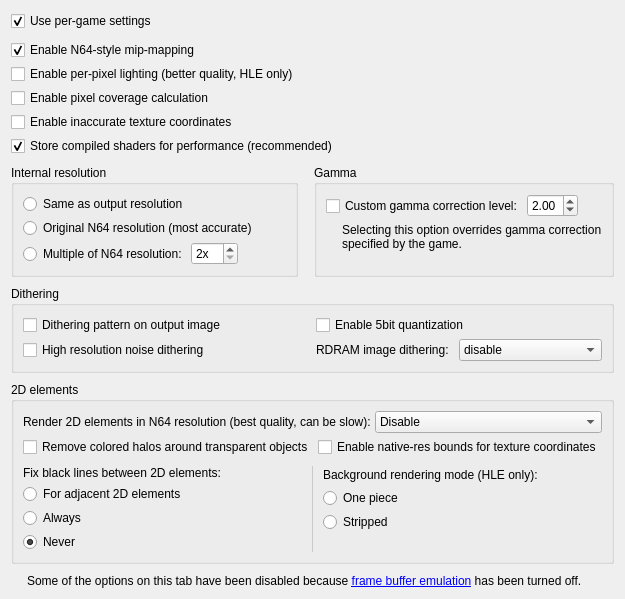
     <widget class="QWidget" name="emulationTab">
      <attribute name="title">
       <string>Emulation</string>
      </attribute>
      <layout class="QVBoxLayout" name="verticalLayout">
       <property name="spacing">
        <number>10</number>
       </property>
       <item>
        <layout class="QVBoxLayout" name="verticalLayout_30">
         <property name="spacing">
          <number>9</number>
         </property>
         <item>
          <widget class="QCheckBox" name="customSettingsCheckBox">
           <property name="sizePolicy">
            <sizepolicy hsizetype="Preferred" vsizetype="Fixed">
             <horstretch>0</horstretch>
             <verstretch>0</verstretch>
            </sizepolicy>
           </property>
           <property name="toolTip">
            <string>&lt;html&gt;&lt;head/&gt;&lt;body&gt;&lt;p&gt;When enabled, all non-default values of settings are stored individually for each game.&lt;/p&gt;&lt;p&gt;When a game is running, settings are displayed and saved for the currently running game.&lt;/p&gt;&lt;p&gt;&lt;span style=&quot; font-weight:600;&quot;&gt;Note:&lt;/span&gt; GLideN64 already contains settings for the optimal performance of most games. Be careful when altering options on 'Emulation' and 'Frame buffer' tab.&lt;/p&gt;&lt;p&gt;[Recommended: &lt;span style=&quot; font-style:italic;&quot;&gt;Checked&lt;/span&gt;]&lt;/p&gt;&lt;/body&gt;&lt;/html&gt;</string>
           </property>
           <property name="text">
            <string>Use per-game settings</string>
           </property>
           <property name="checked">
            <bool>true</bool>
           </property>
          </widget>
         </item>
         <item>
          <widget class="QFrame" name="emulationOptionsFrame">
           <layout class="QVBoxLayout" name="verticalLayout_47">
            <property name="spacing">
             <number>4</number>
            </property>
            <property name="leftMargin">
             <number>0</number>
            </property>
            <property name="topMargin">
             <number>0</number>
            </property>
            <property name="rightMargin">
             <number>0</number>
            </property>
            <property name="bottomMargin">
             <number>0</number>
            </property>
            <item>
             <widget class="QCheckBox" name="emulateLodCheckBox">
              <property name="sizePolicy">
               <sizepolicy hsizetype="Preferred" vsizetype="Minimum">
                <horstretch>0</horstretch>
                <verstretch>0</verstretch>
               </sizepolicy>
              </property>
              <property name="toolTip">
               <string>&lt;html&gt;&lt;head/&gt;&lt;body&gt;&lt;p&gt;The N64 uses a unique method of mip-mapping that's difficult to reproduce correctly on PCs. When checked, this option emulates N64-accurate mip-mapping. When unchecked, some games have sharper distant textures.&lt;/p&gt;&lt;p&gt;[Recommended: &lt;span style=&quot; font-style:italic;&quot;&gt;Checked&lt;/span&gt;]&lt;/p&gt;&lt;/body&gt;&lt;/html&gt;</string>
              </property>
              <property name="text">
               <string>Enable N64-style mip-mapping</string>
              </property>
              <property name="checked">
               <bool>true</bool>
              </property>
             </widget>
            </item>
            <item>
             <widget class="QCheckBox" name="enableHWLightingCheckBox">
              <property name="toolTip">
               <string>&lt;html&gt;&lt;head/&gt;&lt;body&gt;&lt;p&gt;In N64 games lighting is calculated per vertex. This option enables Phong shading, which provides smoother and more realistic lighting.&lt;br/&gt;&lt;br/&gt;[Recommended: &lt;span style=&quot; font-style:italic;&quot;&gt;Your preference&lt;/span&gt;]&lt;/p&gt;&lt;/body&gt;&lt;/html&gt;</string>
              </property>
              <property name="text">
               <string>Enable per-pixel lighting (better quality, HLE only)</string>
              </property>
             </widget>
            </item>
            <item>
             <widget class="QCheckBox" name="enableCoverageCheckBox">
              <property name="toolTip">
               <string>&lt;html&gt;&lt;head/&gt;&lt;body&gt;&lt;p&gt;&lt;span style=&quot; font-weight:600;&quot;&gt;Enable pixel coverage calculation. &lt;/span&gt;&lt;/p&gt;&lt;p&gt;Enables approximated pixel coverage calculation. N64 uses pixel coverage for anti-aliasing and in some special blending modes. Some games have wire-frame mode aka 'pen and ink' mode. This mode also needs pixel coverage calculated. &lt;/p&gt;&lt;p&gt;[Recommended: Checked, unless performance is hurt]&lt;/p&gt;&lt;/body&gt;&lt;/html&gt;</string>
              </property>
              <property name="text">
               <string>Enable pixel coverage calculation</string>
              </property>
             </widget>
            </item>
            <item>
             <widget class="QCheckBox" name="enableInaccurateTextureCoordinatesCheckBox">
              <property name="toolTip">
               <string>&lt;html&gt;&lt;head/&gt;&lt;body&gt;&lt;p&gt;&lt;span style=&quot; font-weight:600;&quot;&gt;Enable inaccurate texture coordinates. &lt;/span&gt;&lt;/p&gt;&lt;p&gt;Enables inaccurate texture coordinate calculations. This can improve performance and texture pack compatibity at the cost of accuracy.&lt;/p&gt;&lt;p&gt;[Recommended: Unchecked, unless performance is hurt or for texture pack compatibility]&lt;/p&gt;&lt;/body&gt;&lt;/html&gt;</string>
              </property>
              <property name="text">
               <string>Enable inaccurate texture coordinates</string>
              </property>
             </widget>
            </item>
            <item>
             <widget class="QCheckBox" name="enableShadersStorageCheckBox">
              <property name="toolTip">
               <string>&lt;html&gt;&lt;head/&gt;&lt;body&gt;&lt;p&gt;Use persistent storage for compiled shader programs.&lt;br/&gt;Each game uses a set of combiners. A combiner is an equation that defines how to build output color from various color inputs. GLideN64 translates shaders, and compiles shader programs on the fly. Shaders are large and complex. If the game uses several new combiners, compiling new shaders will take time and result in stuttering. When this option is checked, these shaders are saved so they're not recompiled the next time you run the game.&lt;/p&gt;&lt;p&gt;[Recommended: &lt;span style=&quot; font-style:italic;&quot;&gt;Checked&lt;/span&gt;]&lt;/p&gt;&lt;/body&gt;&lt;/html&gt;</string>
              </property>
              <property name="text">
               <string>Store compiled shaders for performance (recommended)</string>
              </property>
              <property name="checked">
               <bool>true</bool>
              </property>
             </widget>
            </item>
           </layout>
          </widget>
         </item>
         <item>
          <layout class="QHBoxLayout" name="horizontalLayout_20">
           <property name="spacing">
            <number>16</number>
           </property>
           <item>
            <widget class="QGroupBox" name="factorGroupBox">
             <property name="toolTip">
              <string>&lt;html&gt;&lt;head/&gt;&lt;body&gt;&lt;p&gt;This option sets the output render buffer size. By default, the render buffer is set to the &lt;span style=&quot; font-weight:600;&quot;&gt;Same as output resolution&lt;/span&gt;, but you can set it to the &lt;span style=&quot; font-weight:600;&quot;&gt;Original N64 resolution&lt;/span&gt; or a &lt;span style=&quot; font-weight:600;&quot;&gt;Multiple of N64 resolution&lt;/span&gt;.&lt;/p&gt;&lt;/body&gt;&lt;/html&gt;</string>
             </property>
             <property name="title">
              <string>Internal resolution</string>
             </property>
             <layout class="QVBoxLayout" name="verticalLayout_56">
              <property name="spacing">
               <number>4</number>
              </property>
              <item>
               <widget class="QRadioButton" name="factor0xRadioButton">
                <property name="text">
                 <string>Same as output resolution</string>
                </property>
                <attribute name="buttonGroup">
                 <string notr="true">factorButtonGroup</string>
                </attribute>
               </widget>
              </item>
              <item>
               <widget class="QRadioButton" name="factor1xRadioButton">
                <property name="text">
                 <string>Original N64 resolution (most accurate)</string>
                </property>
                <attribute name="buttonGroup">
                 <string notr="true">factorButtonGroup</string>
                </attribute>
               </widget>
              </item>
              <item>
               <layout class="QHBoxLayout" name="horizontalLayout_27">
                <item>
                 <layout class="QHBoxLayout" name="horizontalLayout_2">
                  <property name="topMargin">
                   <number>2</number>
                  </property>
                  <item>
                   <widget class="QRadioButton" name="factorXxRadioButton">
                    <property name="text">
                     <string>Multiple of N64 resolution:</string>
                    </property>
                    <attribute name="buttonGroup">
                     <string notr="true">factorButtonGroup</string>
                    </attribute>
                   </widget>
                  </item>
                 </layout>
                </item>
                <item>
                 <widget class="QSpinBox" name="resolutionFactorSpinBox">
                  <property name="suffix">
                   <string>x</string>
                  </property>
                  <property name="minimum">
                   <number>2</number>
                  </property>
                  <property name="maximum">
                   <number>16</number>
                  </property>
                 </widget>
                </item>
                <item>
                 <spacer name="horizontalSpacer_7">
                  <property name="orientation">
                   <enum>Qt::Horizontal</enum>
                  </property>
                  <property name="sizeHint" stdset="0">
                   <size>
                    <width>40</width>
                    <height>20</height>
                   </size>
                  </property>
                 </spacer>
                </item>
               </layout>
              </item>
             </layout>
            </widget>
           </item>
           <item>
            <widget class="QGroupBox" name="gammaCorrectionGroupBox">
             <property name="toolTip">
              <string>&lt;html&gt;&lt;head/&gt;&lt;body&gt;&lt;p&gt;Some N64 games use gamma correction to brighten the image. When the frame buffer is enabled, gamma correction is applied automatically for all games that use it on the N64. You can use your own gamma correction instead with this option. The default level, used on the N64, is 2.&lt;/p&gt;&lt;p&gt;[Recommended: &lt;span style=&quot; font-style:italic;&quot;&gt;Unchecked; 2.00&lt;/span&gt;]&lt;/p&gt;&lt;/body&gt;&lt;/html&gt;</string>
             </property>
             <property name="title">
              <string>Gamma</string>
             </property>
             <layout class="QVBoxLayout" name="verticalLayout_15">
              <property name="spacing">
               <number>4</number>
              </property>
              <item>
               <layout class="QHBoxLayout" name="horizontalLayout_12">
                <item>
                 <widget class="QCheckBox" name="gammaCorrectionCheckBox">
                  <property name="text">
                   <string>Custom gamma correction level:</string>
                  </property>
                 </widget>
                </item>
                <item>
                 <layout class="QVBoxLayout" name="verticalLayout_16">
                  <property name="spacing">
                   <number>0</number>
                  </property>
                  <item>
                   <widget class="QDoubleSpinBox" name="gammaLevelSpinBox">
                    <property name="minimum">
                     <double>1.000000000000000</double>
                    </property>
                    <property name="maximum">
                     <double>4.000000000000000</double>
                    </property>
                    <property name="singleStep">
                     <double>0.100000000000000</double>
                    </property>
                    <property name="value">
                     <double>2.000000000000000</double>
                    </property>
                   </widget>
                  </item>
                  <item>
                   <spacer name="verticalSpacer_4">
                    <property name="orientation">
                     <enum>Qt::Vertical</enum>
                    </property>
                    <property name="sizeType">
                     <enum>QSizePolicy::Fixed</enum>
                    </property>
                    <property name="sizeHint" stdset="0">
                     <size>
                      <width>0</width>
                      <height>2</height>
                     </size>
                    </property>
                   </spacer>
                  </item>
                 </layout>
                </item>
                <item>
                 <spacer name="horizontalSpacer_5">
                  <property name="orientation">
                   <enum>Qt::Horizontal</enum>
                  </property>
                  <property name="sizeHint" stdset="0">
                   <size>
                    <width>0</width>
                    <height>0</height>
                   </size>
                  </property>
                 </spacer>
                </item>
               </layout>
              </item>
              <item>
               <widget class="QFrame" name="gammaCorrectionNoteFrame">
                <layout class="QHBoxLayout" name="horizontalLayout_21">
                 <property name="spacing">
                  <number>9</number>
                 </property>
                 <property name="leftMargin">
                  <number>0</number>
                 </property>
                 <property name="topMargin">
                  <number>0</number>
                 </property>
                 <property name="rightMargin">
                  <number>0</number>
                 </property>
                 <property name="bottomMargin">
                  <number>0</number>
                 </property>
                 <item>
                  <widget class="QLabel" name="gammaCorrectionNoteIcon">
                   <property name="sizePolicy">
                    <sizepolicy hsizetype="Fixed" vsizetype="Fixed">
                     <horstretch>0</horstretch>
                     <verstretch>0</verstretch>
                    </sizepolicy>
                   </property>
                   <property name="pixmap">
                    <pixmap resource="icon.qrc">:/Info.ico</pixmap>
                   </property>
                  </widget>
                 </item>
                 <item>
                  <widget class="QLabel" name="gammaCorrectionNoteLabel">
                   <property name="text">
                    <string>Selecting this option overrides gamma correction specified by the game.</string>
                   </property>
                   <property name="wordWrap">
                    <bool>true</bool>
                   </property>
                  </widget>
                 </item>
                </layout>
               </widget>
              </item>
              <item>
               <spacer name="verticalSpacer_15">
                <property name="orientation">
                 <enum>Qt::Vertical</enum>
                </property>
                <property name="sizeHint" stdset="0">
                 <size>
                  <width>0</width>
                  <height>0</height>
                 </size>
                </property>
               </spacer>
              </item>
             </layout>
            </widget>
           </item>
          </layout>
         </item>
         <item>
          <widget class="QGroupBox" name="ditheringGroupBox">
           <property name="title">
            <string>Dithering</string>
           </property>
           <layout class="QGridLayout" name="gridLayout_6">
            <property name="verticalSpacing">
             <number>4</number>
            </property>
            <item row="0" column="1">
             <widget class="QCheckBox" name="ditheringQuantizationCheckBox">
              <property name="toolTip">
               <string>&lt;html&gt;&lt;head/&gt;&lt;body&gt;&lt;p&gt;Like real hardware this setting reduces the number of colors if dithering is used. Removes undesired dithering fragments. Default = enabled.&lt;/p&gt;&lt;/body&gt;&lt;/html&gt;</string>
              </property>
              <property name="text">
               <string>Enable 5bit quantization</string>
              </property>
             </widget>
            </item>
            <item row="1" column="0">
             <widget class="QCheckBox" name="hiresNoiseDitheringCheckBox">
              <property name="toolTip">
               <string>&lt;html&gt;&lt;head/&gt;&lt;body&gt;&lt;p&gt;This setting doubles noise resolution to get a finer noise effect at higher resolutions. Default = disabled.&lt;/p&gt;&lt;/body&gt;&lt;/html&gt;</string>
              </property>
              <property name="text">
               <string>High resolution noise dithering</string>
              </property>
             </widget>
            </item>
            <item row="0" column="0">
             <widget class="QCheckBox" name="ditheringPatternCheckBox">
              <property name="toolTip">
               <string>&lt;html&gt;&lt;head/&gt;&lt;body&gt;&lt;p&gt;This setting enables game controlled ordered grid dithering. Enable it for accurate representation. Default = disabled.&lt;/p&gt;&lt;/body&gt;&lt;/html&gt;</string>
              </property>
              <property name="text">
               <string>Dithering pattern on output image</string>
              </property>
             </widget>
            </item>
            <item row="1" column="1">
             <layout class="QHBoxLayout" name="horizontalLayout_24">
              <item>
               <widget class="QLabel" name="ditheringLabel">
                <property name="toolTip">
                 <string>&lt;html&gt;&lt;head/&gt;&lt;body&gt;&lt;p&gt;RDRAM dithering prevents color banding in games with framebuffer effects.&lt;/p&gt;&lt;/body&gt;&lt;/html&gt;</string>
                </property>
                <property name="text">
                 <string>RDRAM image dithering:</string>
                </property>
               </widget>
              </item>
              <item>
               <widget class="QComboBox" name="ditheringModeComboBox">
                <property name="toolTip">
                 <string>&lt;html&gt;&lt;head/&gt;&lt;body&gt;&lt;p&gt;Settings: Disabled, Bayer ordered grid dithering, Magic Square ordered grid dithering or blue noise dithering. Blue noise dithering produces unobtrusive results. Default = blue noise dithering.&lt;/p&gt;&lt;/body&gt;&lt;/html&gt;</string>
                </property>
                <item>
                 <property name="text">
                  <string>disable</string>
                 </property>
                </item>
                <item>
                 <property name="text">
                  <string>Bayer</string>
                 </property>
                </item>
                <item>
                 <property name="text">
                  <string>Magic square</string>
                 </property>
                </item>
                <item>
                 <property name="text">
                  <string>Blue noise</string>
                 </property>
                </item>
               </widget>
              </item>
             </layout>
            </item>
           </layout>
          </widget>
         </item>
         <item>
          <widget class="QGroupBox" name="nativeRes2DGroupBox">
           <property name="title">
            <string>2D elements</string>
           </property>
           <layout class="QVBoxLayout" name="verticalLayout_48">
            <property name="spacing">
             <number>9</number>
            </property>
            <item>
             <layout class="QVBoxLayout" name="verticalLayout_31">
              <property name="spacing">
               <number>4</number>
              </property>
              <property name="leftMargin">
               <number>0</number>
              </property>
              <property name="topMargin">
               <number>0</number>
              </property>
              <property name="rightMargin">
               <number>0</number>
              </property>
              <property name="bottomMargin">
               <number>0</number>
              </property>
              <item>
               <layout class="QHBoxLayout" name="nativeRes2Dlayout">
                <item>
                 <widget class="QLabel" name="nativeRes2DLabel">
                  <property name="toolTip">
                   <string>&lt;html&gt;&lt;head/&gt;&lt;body&gt;&lt;p&gt;When checked, 2D elements are rendered at the N64s resolution before copying them to output. This usually eliminates display issues with 2D elements, but it can be slow. This option uses heuristics to detect adjacent 2D elements that doesn't work for every game.&lt;/p&gt;&lt;p&gt;[Recommended: &lt;span style=&quot; font-style:italic;&quot;&gt;Checked, unless you have performance problems&lt;/span&gt;]&lt;/p&gt;&lt;/body&gt;&lt;/html&gt;</string>
                  </property>
                  <property name="text">
                   <string>Render 2D elements in N64 resolution (best quality, can be slow):</string>
                  </property>
                 </widget>
                </item>
                <item>
                 <widget class="QComboBox" name="nativeRes2DComboBox">
                  <property name="toolTip">
                   <string>&lt;html&gt;&lt;head/&gt;&lt;body&gt;&lt;p&gt;When checked, 2D elements are rendered at the N64s resolution before copying them to output. This usually eliminates display issues with 2D elements, but it can be slow. This option uses heuristics to detect adjacent 2D elements that doesn't work for every game.&lt;/p&gt;&lt;p&gt;[Recommended: &lt;span style=&quot; font-style:italic;&quot;&gt;Checked, unless you have performance problems&lt;/span&gt;]&lt;/p&gt;&lt;/body&gt;&lt;/html&gt;</string>
                  </property>
                  <item>
                   <property name="text">
                    <string>Disable</string>
                   </property>
                  </item>
                  <item>
                   <property name="text">
                    <string>Enable optimized</string>
                   </property>
                  </item>
                  <item>
                   <property name="text">
                    <string>Enable unoptimized</string>
                   </property>
                  </item>
                 </widget>
                </item>
               </layout>
              </item>
              <item>
               <layout class="QHBoxLayout" name="horizontalLayout_29">
                <item>
                 <widget class="QCheckBox" name="halosRemovalCheckBox">
                  <property name="text">
                   <string>Remove colored halos around transparent objects</string>
                  </property>
                 </widget>
                </item>
                <item>
                 <widget class="QCheckBox" name="texCoordBoundsCheckBox">
                  <property name="toolTip">
                   <string>&lt;html&gt;&lt;head/&gt;&lt;body&gt;&lt;p&gt;Bound texture rectangle texture coordinates to the values they take in native resolutions. It prevents garbage due to fetching out of texture bounds, but can result in hard edges.&lt;/p&gt;&lt;/body&gt;&lt;/html&gt;</string>
                  </property>
                  <property name="text">
                   <string>Enable native-res bounds for texture coordinates</string>
                  </property>
                 </widget>
                </item>
               </layout>
              </item>
             </layout>
            </item>
            <item>
             <layout class="QHBoxLayout" name="horizontalLayout_15">
              <property name="spacing">
               <number>9</number>
              </property>
              <item>
               <widget class="QFrame" name="fixTexrectFrame">
                <property name="toolTip">
                 <string>&lt;html&gt;&lt;head/&gt;&lt;body&gt;&lt;p&gt;In some games the coordinates for parts of 2D elements are not aligned: there is a half-pixel split between adjacent elements. When rendering at the N64's original resolution it isn't visible, but when the image is scaled up it results in black lines. This option attempts to connect these 2D elements.&lt;/p&gt;&lt;p&gt;&lt;span style=&quot; font-weight:600;&quot;&gt;For adjacent 2D elements&lt;/span&gt;: Apply the correction only for polygons that need it. Select this option for games that have issues with black lines.&lt;/p&gt;&lt;p&gt;&lt;span style=&quot; font-weight:600;&quot;&gt;Always&lt;/span&gt;: Apply the correction for every 2D element. Select this option when &lt;span style=&quot; font-weight:600;&quot;&gt;For adjacent 2D elements&lt;/span&gt; doesn't help.&lt;/p&gt;&lt;p&gt;&lt;span style=&quot; font-weight:600;&quot;&gt;Never&lt;/span&gt;: Don't attempt to correct black lines between 2D elements.&lt;/p&gt;&lt;p&gt;[Recommended: &lt;span style=&quot; font-style:italic;&quot;&gt;Game dependent, mostly Never&lt;/span&gt;]&lt;/p&gt;&lt;/body&gt;&lt;/html&gt;</string>
                </property>
                <layout class="QVBoxLayout" name="verticalLayout_5">
                 <property name="spacing">
                  <number>4</number>
                 </property>
                 <property name="leftMargin">
                  <number>0</number>
                 </property>
                 <property name="topMargin">
                  <number>0</number>
                 </property>
                 <property name="rightMargin">
                  <number>0</number>
                 </property>
                 <property name="bottomMargin">
                  <number>0</number>
                 </property>
                 <item>
                  <widget class="QLabel" name="fixBlackLinesLabel">
                   <property name="text">
                    <string extracomment="2D elements, formerly labelled texrects, are usually used for title screens or HUDs">Fix black lines between 2D elements:</string>
                   </property>
                   <property name="wordWrap">
                    <bool>true</bool>
                   </property>
                  </widget>
                 </item>
                 <item>
                  <widget class="QRadioButton" name="fixTexrectSmartRadioButton">
                   <property name="sizePolicy">
                    <sizepolicy hsizetype="Preferred" vsizetype="Fixed">
                     <horstretch>0</horstretch>
                     <verstretch>0</verstretch>
                    </sizepolicy>
                   </property>
                   <property name="text">
                    <string extracomment="The label for this control is &quot;Fix black lines between 2D elements&quot;">For adjacent 2D elements</string>
                   </property>
                   <attribute name="buttonGroup">
                    <string notr="true">fixTexrectCoordsButtonGroup</string>
                   </attribute>
                  </widget>
                 </item>
                 <item>
                  <widget class="QRadioButton" name="fixTexrectForceRadioButton">
                   <property name="text">
                    <string extracomment="The label for this control is &quot;Fix black lines between 2D elements&quot;">Always</string>
                   </property>
                   <attribute name="buttonGroup">
                    <string notr="true">fixTexrectCoordsButtonGroup</string>
                   </attribute>
                  </widget>
                 </item>
                 <item>
                  <widget class="QRadioButton" name="fixTexrectDisableRadioButton">
                   <property name="text">
                    <string extracomment="The label for this control is &quot;Fix black lines between 2D elements&quot;">Never</string>
                   </property>
                   <property name="checked">
                    <bool>true</bool>
                   </property>
                   <attribute name="buttonGroup">
                    <string notr="true">fixTexrectCoordsButtonGroup</string>
                   </attribute>
                  </widget>
                 </item>
                </layout>
               </widget>
              </item>
              <item>
               <widget class="Line" name="line_2">
                <property name="styleSheet">
                 <string notr="true">color: rgba(0, 0, 0, 15%);</string>
                </property>
                <property name="frameShadow">
                 <enum>QFrame::Plain</enum>
                </property>
                <property name="orientation">
                 <enum>Qt::Vertical</enum>
                </property>
               </widget>
              </item>
              <item>
               <widget class="QFrame" name="bgModeFrame">
                <property name="toolTip">
                 <string>&lt;html&gt;&lt;head/&gt;&lt;body&gt;&lt;p&gt;Background is a complex macro command used to render large (normally full screen) images. Since background images usually don't fit texture memory, the microcode splits them on narrow strips and renders them one by one. HLE code has two modes to emulate background commands:&lt;/p&gt;&lt;p&gt;&lt;span style=&quot; font-weight:600;&quot;&gt;One piece&lt;/span&gt;: The whole background image rendred as one textured rectangle. This method is normally much faster, but the result is not always correct.&lt;/p&gt;&lt;p&gt;&lt;span style=&quot; font-weight:600;&quot;&gt;Stripped&lt;/span&gt;: This method emulates background commands as close as possible to actual microcode implementation. It's slower but more precise. Another problem: some games may have gaps between rendered strips in high resolution. Use &amp;quot;Render 2D elements in N64 resolution&amp;quot; option to remove the gaps.&lt;/p&gt;&lt;p&gt;[Recommended: &lt;span style=&quot; font-style:italic;&quot;&gt;Game dependent, mostly Stripped&lt;/span&gt;]&lt;/p&gt;&lt;/body&gt;&lt;/html&gt;</string>
                </property>
                <layout class="QVBoxLayout" name="verticalLayout_35">
                 <property name="spacing">
                  <number>4</number>
                 </property>
                 <property name="leftMargin">
                  <number>0</number>
                 </property>
                 <property name="topMargin">
                  <number>0</number>
                 </property>
                 <property name="rightMargin">
                  <number>0</number>
                 </property>
                 <property name="bottomMargin">
                  <number>0</number>
                 </property>
                 <item>
                  <widget class="QLabel" name="bgModeLabel">
                   <property name="text">
                    <string>Background rendering mode (HLE only):</string>
                   </property>
                  </widget>
                 </item>
                 <item>
                  <widget class="QRadioButton" name="bgModeOnePieceRadioButton">
                   <property name="text">
                    <string>One piece</string>
                   </property>
                  </widget>
                 </item>
                 <item>
                  <widget class="QRadioButton" name="bgModeStrippedRadioButton">
                   <property name="text">
                    <string>Stripped</string>
                   </property>
                  </widget>
                 </item>
                 <item>
                  <spacer name="verticalSpacer_13">
                   <property name="orientation">
                    <enum>Qt::Vertical</enum>
                   </property>
                   <property name="sizeType">
                    <enum>QSizePolicy::Preferred</enum>
                   </property>
                   <property name="sizeHint" stdset="0">
                    <size>
                     <width>0</width>
                     <height>20</height>
                    </size>
                   </property>
                  </spacer>
                 </item>
                </layout>
               </widget>
              </item>
             </layout>
            </item>
           </layout>
          </widget>
         </item>
        </layout>
       </item>
       <item>
        <spacer name="verticalSpacer_2">
         <property name="orientation">
          <enum>Qt::Vertical</enum>
         </property>
         <property name="sizeHint" stdset="0">
          <size>
           <width>0</width>
           <height>0</height>
          </size>
         </property>
        </spacer>
       </item>
       <item>
        <widget class="QFrame" name="frameBufferInfoFrame2">
         <layout class="QHBoxLayout" name="horizontalLayout_30">
          <property name="spacing">
           <number>9</number>
          </property>
          <property name="leftMargin">
           <number>0</number>
          </property>
          <property name="topMargin">
           <number>0</number>
          </property>
          <property name="rightMargin">
           <number>0</number>
          </property>
          <property name="bottomMargin">
           <number>0</number>
          </property>
          <item>
           <widget class="QLabel" name="frameBufferInfoIcon2">
            <property name="sizePolicy">
             <sizepolicy hsizetype="Fixed" vsizetype="Preferred">
              <horstretch>0</horstretch>
              <verstretch>0</verstretch>
             </sizepolicy>
            </property>
            <property name="text">
             <string notr="true"/>
            </property>
            <property name="pixmap">
             <pixmap resource="icon.qrc">:/Info.ico</pixmap>
            </property>
           </widget>
          </item>
          <item>
           <widget class="QLabel" name="frameBufferInfoLabel2">
            <property name="text">
             <string>Some of the options on this tab have been disabled because &lt;a href=&quot;#frameBuffer&quot;&gt;frame buffer emulation&lt;/a&gt; has been turned off.</string>
            </property>
            <property name="wordWrap">
             <bool>true</bool>
            </property>
            <property name="textInteractionFlags">
             <set>Qt::LinksAccessibleByKeyboard|Qt::LinksAccessibleByMouse</set>
            </property>
           </widget>
          </item>
         </layout>
        </widget>
       </item>
      </layout>
     </widget>
